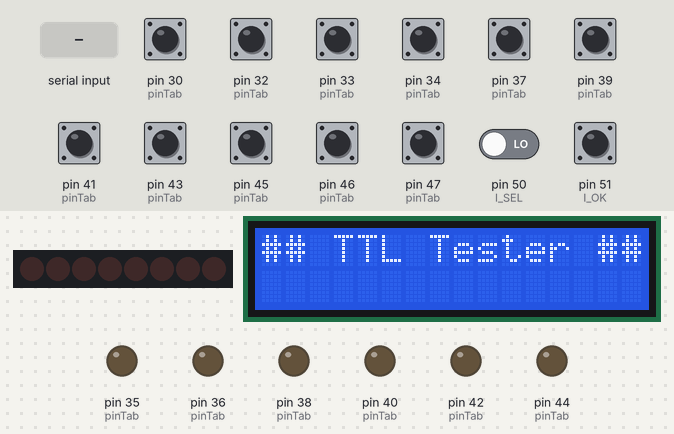
Bench run of a sketch on a simulated Arduino Mega 2560, built with avr-gcc and run on an emulated ATmega2560. Parts: 8 shift-register outputs drawn as a row of LEDs (first output left, lit = HIGH), 16×2 character LCD, output pins drawn as LEDs (lit = HIGH). Wiring (inferred from the names in the program): shift register (74HC595): data pin 31; shift clock pin 49. Wiring (inferred from the signals the program sends): row of LEDs: on Q0, Q1, Q2, Q3, Q4, Q5, Q6, Q7. The inputs (shaded band) are chosen by the test bench; at power-on: pin 30 (pinTab), pin 32 (pinTab), pin 33 (pinTab), pin 34 (pinTab), pin 37 (pinTab), pin 39 (pinTab), pin 41 (pinTab), pin 43 (pinTab), pin 45 (pinTab), pin 46 (pinTab), pin 47 (pinTab) HIGH, pin 50 (I_SEL), pin 51 (I_OK) LOW. Pins used as bus, display or sensor lines are not drawn; what the sketch prints to the serial monitor is not drawn.

Above: at 1.2 s.
1.3 s: pin 51 (I_OK) pulled HIGH for 0.15 s
At 2.7 s:
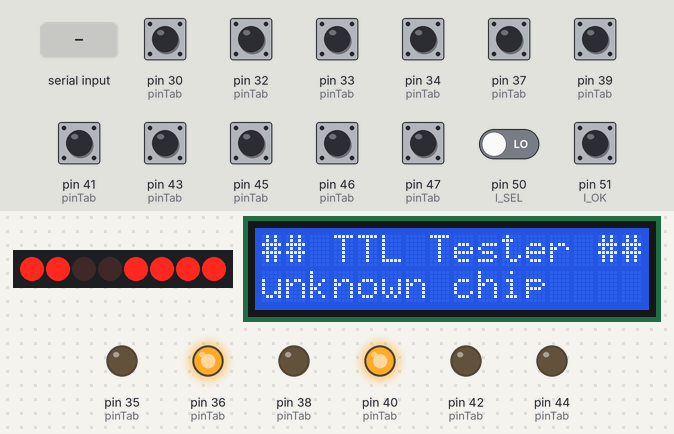
3.0 s: "<l>" received over Serial
5.5 s: "l\n" received over Serial
Timing chart, 0 to 8.5 s (numbered marks = the images above; inputs shaded):
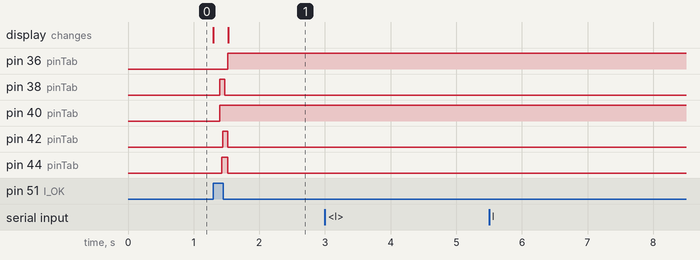

Measured:
- after the input at 1.3 s, pin 36 (pinTab): LOW → HIGH after 0.22 s; pin 38 (pinTab): LOW → HIGH after 0.10 s, → LOW 0.08 s later
- after the input at 3.0 s, every drawn part: stays the same
- after the input at 5.5 s, every drawn part: stays the same

The sketch:

DRAM-Tester-06.ino
```cpp
/*
  Code für DRAM Tester - by Slabbi
  C 2020 - Thomas Winkler


  The circuit:
 * LCD RS pin to digital pin D13
 * LCD Enable pin to digital pin D14
 * LCD D4 pin to digital pin A3
 * LCD D5 pin to digital pin A2
 * LCD D6 pin to digital pin A1
 * LCD D7 pin to digital pin A0
 * LCD R/W pin to ground
 * LCD VSS pin to ground
 * LCD VCC pin to 5V


well tested chips:
14pin: 7400,7402,7408,7410,7414,7421,7430,7432,7474,7486,74125,74126,
       74164,
  (7404,7405  -> 7414)
  (74132 -> 7400)
16pin: 74138,74139,74157,74163,74165,74595
20pin: 74541,74573


*/

//
// IO definitions
//
#define O_POWER         52
#define I_SEL           50
#define I_OK            51


// size of chip (pins)
#define PINS            20
const int pinTab[] = {49,47,45,43,41,39,37,35,33,31,  30,32,34,36,38,40,42,44,46,-1};


#define DEBUG           0

//
// TEST SEQUENZ definitions
//
#define  TEST_SEQUENZ(p)     if(test_seq(p)) return 0
#define  PLAY_SEQUENZ(p)     play_seq(p)
typedef struct {
  char*     cmd;
  uint32_t  expected;
} probe_t;


// ============ TTL probes ============
probe_t p7400[] = {
  "7400: 4x NAND", 0,
  "HH-HH-L-HH-HH+", 0x3B1Bl,
  "LL-LL-L-LL-LL+", 0x24A4l,
  "HH-LL-L-HH-LL+", 0x2723l,
  "HL-LH-L-LL-HH+", 0x38B5L,
  "LL-HH-L-LH-HL+", 0x2E9Cl,
  "LH-HL-L-HL-LH+", 0x35AEl,
  NULL
};
probe_t p7402[] = {
  "7402: 4x NOR", 0,
  "-HH-HHLHH-HH-+", 0x2DB6,
  "-LL-HHLLL-LL-+", 0x3231,
  "-HL-LLLHL-HL-+", 0x248A,
  "-LH-HLLLH-LH-+", 0x2914,
  "-LL-LHLLL-LL-+", 0x3221,
  NULL
};
probe_t p7408[] = {
  "7408: 4x AND", 0,
  "HH-HH-L-HH-HH+", 0x3FBF,
  "LL-LL-L-LL-LL+", 0x2000,
  "HL-LL-L-HH-LH+", 0x3381,
  "LH-LH-L-LH-HL+", 0x2A12,
  "LL-HL-L-HL-HH+", 0x3D08,
  NULL
};
probe_t p7410[] = {
  "7410: 3x NAND3", 0,
  "HHHHH-L-HHH-H+", 0x371F,
  "HLHHL-L-HHL-H+", 0x3BAD,
  "LHHLH-L-HLH-H+", 0x3DB6,
  "HHLHH-L-LHH-L+", 0x2EBB,
  "LLLHL-L-HLL-L+", 0x29A8,
  NULL
};
probe_t p7414[] = {
  "7414: 6 Inverter", 0,          // same as 7404,7405,7406
  "H-H-L-L-L-L-H+",0x32A5,
  "L-L-L-L-L-L-L+",0x2AAA,
  "H-L-H-L-L-H-H+",0x3499,
  "L-H-H-L-H-H-L+",0x2D16,
  "H-H-H-L-H-H-H+",0x3515,
  NULL
};
probe_t p7421[] = {
  "7421: 2x AND4", 0,
  "HH-HH-L-HH-HH+", 0x3FBF,
  "LH-HH-L-HH-HL+", 0x2F1E,
  "HL-HH-L-HH-LH+", 0x371D,
  "HH-LH-L-HL-HH+", 0x3D17,
  "HH-HL-L-LH-HH+", 0x3E0F,
  "LL-LL-L-HL-LH+", 0x3504,
  NULL
};
probe_t p7430[] = {
  "7430: NAND-8", 0,
  "HHHHHHL-llHHl+", 0x3F3F,
  "HHHHHLL-llHHl+", 0x3F9F,
  "HHHHLHL-llHHl+", 0x3FAF,
  "HHHLHHL-llHHl+", 0x3FB7,
  "HHLHHHL-llHHl+", 0x3FBB,
  "HLHHHHL-llHHl+", 0x3FBD,
  "LHHHHHL-llHHl+", 0x3FBE,
  "HHHHHHL-llLHl+", 0x3BBF,
  "HHHHHHL-llHLl+", 0x37BF,
  NULL
};
probe_t p7432[] = {
  "7432: 4x OR", 0,
  "!LLlLL-L-HH-LH+", 0x3780,
  "!HLlLL-L-HH-LH+", 0x3785,
  "HL-LL-L-HH-LH+", 0x3785,
  "LH-LH-L-LH-HL+", 0x2EB6,
  "LL-HL-L-HL-HH+", 0x3DA8,
  "LL-LL-L-LL-LL+", 0x2000,
  "HH-HH-L-HH-HH+", 0x3FBF,
  NULL
};
probe_t p7474[] = {
  "7474:2xD-FlipFlop", 0,
  "Lhhh--L--Lhhh+", 0x3D2E,
  "!hhhL--L--hhhL+", 0x2E97,
  "!hhhh--L--hhhh+", 0x3E9F,
  "!hhLh--L--hLhh+", 0x3A9B,
  "!hhHh--L--hHhh+", 0x3F1F,
  "!hLHh--L--hHLh+", 0x371D,
  "!hLLh--L--hLLh+", 0x3319,
  "!hLHh--L--hHLh+", 0x36AD,
  NULL
};
probe_t p7486[] = {
  "7486: 4x ExOR", 0,
  "HH-HH-L-HH-HH+", 0x3B1B,
  "LL-LL-L-LL-LL+", 0x2000,
  "HH-LL-L-HH-LL+", 0x2303,
  "HL-LH-L-LL-HH+", 0x3835,
  "LL-HH-L-LH-HL+", 0x2E98,
  "LH-HL-L-HL-LH+", 0x35AE,
  NULL
};
probe_t p74125[] = {
  "74125:4x3ST-Buffer", 0,
  "!LLlLLlLlHHlLH+", 0x3780,
  "!HLlLL-L-HL-LL+", 0x2181,
  "LL-LH-L-LL-HL+", 0x2C30,
  NULL
};
probe_t p74126[] = {
  "74126:4x3ST-Buffer", 0,
  "!LLlLLlLlHHlLH+", 0x33A4,
  "!HLlLL-L-HL-LL+", 0x25A1,
  "LL-LH-L-LL-HL+", 0x2CB4,
  NULL
};
probe_t p74138[] = {
  "74138:3to8 decoder", 0,
  "HHHLLH-L-------+",0xFF27,
  "LLLLLH-L-------+",0xBF60,
  "HLLLLH-L-------+",0xDF61,
  "LHLLLH-L-------+",0xEF62,
  "LLHLLH-L-------+",0xFB64,
  "HHHHLH-L-------+",0xFF6F,
  "LLLLHH-L-------+",0xFF70,
  "HHHLLL-L-------+",0xFF47,
  NULL
};
probe_t p74139[] = {
  "74139:2x2to4 decoder", 0,
  "LLL----L----HHL+",0xBE70,
  "LHL----L----HLL+",0x9D6A,
  "LLH----L----LHL+",0xAB5C,
  "LHH----L----LLL+",0x873E,
  "HHH----L----LLH+",0xCF7F,
  NULL
};
probe_t p74157[] = {
  "74157:4x Multiplexer", 0,
  "LLH-LH-L-LH-LHL+", 0xAD24l,
  "LLH-LH-L-LH-LHH+", 0xE424l,
  "HLH-LH-L-LH-LHL+", 0xA46Dl,
  "HHL-HL-L-HL-HLL+", 0x9B13l,
  "LHL-LH-L-LH-HLH+", 0xD422l,
  NULL
};
probe_t p74163[] = {
  "74163:4-Bit Counter Synchronous Presettable", 0,
  "?HL-----LL------+", 0x0,
  "!HH-----LL------+", 0xFE7F,
  "?HLLHLH-LL------+", 0x0,
  "!HHLHLH-LL------+", 0x966B,
  "?HLLHLH-LH------+", 0x0,
  "!LLLHLH-LH------+", 0x9768,
  "!LHLHLH-LH------+", 0x836A,
  "!HLLHLHHLHH-----+", 0x8369,
  "!HHLHLHHLHH-----+", 0xA36B,
  "!HLLHLHHLHH-----+", 0xA369,
  "!HLHHLHHLHH-----+", 0xA36D,
  NULL
};
probe_t p74164[] = {
  "74164:8bit shift register serial-in parallel-out", 0,
  "!hh----LLL----+",0x2003,
  "!HH----LLH----+",0x2103,
  "!HH----LHH----+",0x2187,
  "!HH----LLH----+",0x2107,
  "!HH----LHH----+",0x218F,
  "!HH----LLH----+",0x210F,
  "!HH----LHH----+",0x219F,
  "!LH----LLH----+",0x211E,
  "!LH----LHH----+",0x21BA,
  "!HL----LLH----+",0x2139,
  "!HL----LHH----+",0x23B1,
  "!LL----LLH----+",0x2330,
  "!LL----LHH----+",0x27A0,
  "!HH----LLH----+",0x2723,
  "!HH----LHH----+",0x2F87,
  "!HH----LLH----+",0x2F07,
  "!HH----LHH----+",0x3D8F,
  NULL
};
probe_t p74165[] = {
  "74165:8bit shift register parallel-in serial-out", 0,
  "!LLhhhh-L-LhhhhL+",0xBD3C,
  "!LLLHHL-L-LHLLHL+",0xA458,
  "!HLLHHL-L-LHLLHL+",0xA459,
  "!HHLHHL-L-LHLLHL+",0xA51B,
  "!HLLHHL-L-LHLLHL+",0xA519,
  "!HHLHHL-L-LHLLHL+",0xA51B,
  "!HLLHHL-L-LHLLHL+",0xA519,
  "!HLLHHL-L-LHLLHH+",0xE459,
  "!HLLHHL-L-LHLLHL+",0xA459,
  "!HLLHHL-L-LHLLHH+",0xE519,
  "!HLLHHL-L-LHLLHL+",0xA519,
  "!HLLHHL-L-LHLLHH+",0xE459,
  NULL
};
probe_t p74541[] = {
  "74541:Octal buffer/line driver; 3-state", 0,
  "LLhhhhhhhL--------L+",0x9FDFC,
  "LLhLhhhhhL--------L+",0x97DF4,
  "LHLHLLLLLL--------L+",0xA800A,
  "HHLHLLLLLL--------L+",0xBFC0B,
  "HHLHLLLLLL---L--L-L+",0xADC0B,
  "HHLHLLLLLL----LL--H+",0xF3C0B,
  "LhhhhhhhhL--------H+",0xFFDFE,
  "LHLHLHLHLL--------L+",0xAA8AA,
  NULL
};
probe_t p74573[] = {
  "74573:Octal D-type transparent latch; 3-state", 0,
  "LhhLhhhhhLh--------+",0xEFDF6,
  "LhhhhLLhhLh--------+",0xF9D9E,
  "LLLhLhhLLLh--------+",0x96468,
  "HLLhLhhLLLh--------+",0xFFC69,
  "HhhhhhhhhLh--LL-LL-+",0xC9DFF,
  "HLHLHLHLHLh--------+",0xFFD55,
  "!LLHLHLHLHLh--------+",0xAAD54,
  "!LLHLHLHLHLL--------+",0xAA954,
  "LLLLLLLLLLL--------+",0xAA800,
  NULL
};
probe_t p74595[] = {
  "74595:8bit shift register with latch 3-state", 0,
  "?-------L-LLLLh-+",0x0,
  "!-------L-HLHLL-+",0x8A00,       // latch clock!
  "!-------L-HHHLL-+",0x8E00,       // shift clock
  "!-------L-HLHLH-+",0xAA00,
  "!-------L-HHHLH-+",0xAE00,       // shift clock
  "!-------L-HLHLH-+",0xAA00,
  "!-------L-HHHLH-+",0xAE00,       // shift clock
  "!-------L-HLLLH-+",0xA200,
  "!-------L-HHHLH-+",0xEE03,       // shift & latch clock
  "!-------L-HLLLL-+",0xC203,
  "!-------L-HHHLH-+",0xAE07,       // shift & latch clock
  "!-------L-HLLLL-+",0x8207,
  "!-------L-HHHLH-+",0xAE0E,       // shift & latch clock
  "!-------L-HHHHH-+",0xFE7F,
  NULL
};


// include the library code:
#include <LiquidCrystal.h>

// initialize the library by associating any needed LCD interface pin
// with the arduino pin number it is connected to
const int rs = 13, en = 12, d4 = A3, d5 = A2, d6 = A1, d7 = A0;
LiquidCrystal lcd(rs, en, d4, d5, d6, d7);


#define LINE_BUF_SIZE 128   //Maximum input string length
char line[LINE_BUF_SIZE];


// ==================
// setup function
void setup()
{
  pinMode(O_POWER, OUTPUT);
  digitalWrite(O_POWER, HIGH);       // turn off Poewer for Chip

  // set up the LCD's number of columns and rows:
  lcd.begin(16, 2);
  // Print a message to the LCD.
  lcd.print("## TTL Tester ##");

  Serial.begin(115200);
  Serial.println("### TTL Tester ###  (Slabbi Hardware rev 4.1)");

  setZIFin();

  line[0] = 0;
}


// ==================
// write one IO port
void writePin(char cmd, int io)
{
  int pin;

  if((pin = pinTab[io]) < 0)
    cmd = '+';

  switch(cmd)
  {
    case 'l':
      pinMode(pin, INPUT);
      digitalWrite(pin, LOW);
      break;
    case 'h':
      pinMode(pin, INPUT);
      digitalWrite(pin, HIGH);
      break;
    case 'L':
      pinMode(pin, OUTPUT);
      digitalWrite(pin, LOW);
      break;
    case 'H':
      pinMode(pin, OUTPUT);
      digitalWrite(pin, HIGH);
      break;
    case '+':
      break;
    default:
      Serial.print('-');
      pinMode(pin, INPUT);
      digitalWrite(pin, HIGH);
      return;
  }
  Serial.print(cmd);
}


// ==================
// read one IO port
int readPin(int io)
{
  int pin = pinTab[io];
  if(pin < 0 ? 1 : digitalRead(pin))
  {
    Serial.print("1");
    return 1;
  }
  Serial.print("0");
  return 0;
}


// ==================
// write IO ports of ZIF socket
void writeIO(char *cmd, int pins)
{
  uint32_t rc = 0l, b;
  int pin;
  char c;
  char cExp;
  bool f;

  //Serial.println(cmd);
  for(int i=0; i<pins; ++i)
  {
    writePin(*(cmd +i), i);
  }
  for(int i=0; i<pins; ++i)
  {
    writePin(*(cmd +i +pins), PINS -pins +i);
  }
  Serial.println();
}


// ==================
// read IO ports of ZIF socket
uint32_t readIO(int hpins)
{
  uint32_t rc = 0l, b;
  int ii;
  bool f;

  Serial.print("<<< ");
   //for(int i=0, b=1l; i<hpins; ++i, b=(b<<1l))
  for(int i=0; i<hpins; ++i)
  {
    if(readPin(i))
      rc |= (1l << i);
  }
  for(int i=0, ii=PINS-hpins; i<hpins; ++i, ++ii)
  {
    if(readPin(ii))
      rc |= (1l << (i+hpins));
  }
  Serial.print(" -- ");
  Serial.println(rc, 16);
  return rc;
}


// ==================
// set IO ports of ZIF socket
void setZIFin()
{
  // all IO to input mode
  Serial.print("--- ");
  for(int i=0; i<PINS; ++i)
  {
    writePin('-', i);
  }
  Serial.println();
}


// ==================
// set IO ports of ZIF socket
uint32_t setZIF(char *cmd)
{
  uint32_t rc = 0l, b;
  int pin;
  int hpins;
  char c;
  char cExp;
  bool f;

  hpins = strlen(cmd) /2;
/*
  Serial.print("pins: ");
  for(int i=0; i<PINS; ++i)
  {
    pin = pinTab[i];
    Serial.print(pin);
    Serial.print(";");
  }
  Serial.println();
*/

  Serial.print(">>> ");
  writeIO(cmd, hpins);

  rc = readIO(hpins);

  setZIFin();
  return rc;
}


// ==================
// set IO ports of ZIF socket
uint32_t debugZIF(char *cmd)
{
  uint32_t rc = 0l, b;
  int hpins;

  hpins = strlen(cmd) /2;

  Serial.print("!!! ");
  writeIO(cmd, hpins);

  rc = readIO(hpins);
  return rc;
}


// ==================
// send command
uint32_t sendCmd(char *cmd)
{
  if(*cmd == '!')
    return debugZIF(cmd +1);

  if(*cmd == '?')
  {
    debugZIF(cmd +1);
    return 0;
  }

  return setZIF(cmd);
}


// ==================
// test sequence
int found(char *s)
{
    int l = strlen(s);

    lcd.setCursor(0,1);
    lcd.print(s);
    while(l++ <16)
      lcd.print(" ");
    Serial.print("found chip: ");
    Serial.println(s);
    return 0;
}


// ==================
// test sequence
int test_seq(probe_t p[])
{
  uint32_t rc;

  Serial.print("+--+ ");
  Serial.println(p[0].cmd);

  for(int i=1; p[i].cmd != NULL; ++i)
  {
    if((rc = sendCmd(p[i].cmd)) != p[i].expected) return 0;
  }
  found(p[0].cmd);
  return 1;
}
void play_seq(probe_t p[])
{
  uint32_t rc;

  Serial.print("===== test sequence: ");
  Serial.println(p[0].cmd);
  for(int i=1; p[i].cmd != NULL; ++i)
  {
    sendCmd(p[i].cmd);
  }
  Serial.println("=====================");
}


// ==================
// test sequence 14 Pin
int test_chip_14()
{
  uint32_t rc;

  //Serial.println("testing 14 pin chip ...");

  rc = setZIF("hhhhhhLhhhhhh+");
  if(rc == 0x3B1B)    TEST_SEQUENZ(p7400);
  if(rc == 0x2DB6)    TEST_SEQUENZ(p7402);
  if(rc == 0x3FBF)    TEST_SEQUENZ(p7408);
  if(rc == 0x371F)    TEST_SEQUENZ(p7410);
  if(rc == 0x3515)    TEST_SEQUENZ(p7414);  //  if(test_7414()) return 0;
  if(rc == 0x3FBF)    TEST_SEQUENZ(p7421);
  if(rc == 0x3F3F)    TEST_SEQUENZ(p7430);
  if(rc == 0x3FBF)    TEST_SEQUENZ(p7432);
  if(rc == 0x3F1F)    TEST_SEQUENZ(p7474);
  if(rc == 0x3B1B)    TEST_SEQUENZ(p7486);
  if(rc == 0x3FBF)    TEST_SEQUENZ(p74125);
  if(rc == 0x3FBF)    TEST_SEQUENZ(p74126);

  //PLAY_SEQUENZ(p7486);

  return 1;
}

// ==================
// test sequence other
int test_chip_other()
{
  uint32_t rc;
  uint32_t rcLL;
  uint32_t rcHH;

  rc = setZIF("hhhhhhLhhhhhhhh+");      // test 14 pin
  rcHH = setZIF("hhhhhhhLhhhhhhh+");      // FF7F
  if(rcHH == 0xFF7F && rc != 0xFF3F)
  {
    // suppose 14 pin
    if(test_chip_14() == 0) return 0;
  }

  rcLL = setZIF("lllllllLlllllll+");      //

  //if(rc == 0x3B1B)    TEST_SEQUENZ(p7400);
  TEST_SEQUENZ(p74157);
  TEST_SEQUENZ(p74138);
  TEST_SEQUENZ(p74139);
  TEST_SEQUENZ(p74163);
  TEST_SEQUENZ(p74164);
  TEST_SEQUENZ(p74165);
  TEST_SEQUENZ(p74541);
  TEST_SEQUENZ(p74573);
  TEST_SEQUENZ(p74595);

  return 1;
}

// ==================
// test pin size
void test_chip()
{
  lcd.setCursor(0,1);
  lcd.print("testing chip ...");
  Serial.println("testing chip ...");

  //PLAY_SEQUENZ(p74573);
  while(1)
  {
    if(test_chip_other()) break; return;
    if(test_chip_14()) break; return;
    break;
  }

  lcd.setCursor(0,1);
  lcd.print("unknown chip    ");
  Serial.println("-- unknown chip --");
}


// ==================
// read line from serial
//
void read_line(){
    String line_string;

    if(Serial.available()){
        line_string = Serial.readStringUntil("\n");
        if(line_string.length() < LINE_BUF_SIZE)
        {
          int l;
          line_string.toCharArray(line, LINE_BUF_SIZE);
          l = strlen(line);
          if(line[0] == '<')
          {
            readIO(PINS /2);
          }
          else if(l > 14 && (l&1) == 0)
          {
            line[l -1] = 0;
            if(line[0] == '>')
            {
              digitalWrite(O_POWER, LOW);        // turn on Poewer for Chip
              delay(50);
              setZIF(line +1);
              digitalWrite(O_POWER, HIGH);       // turn off Poewer for Chip
            }
            else if(line[0] == '!')
            {
              digitalWrite(O_POWER, LOW);        // turn on Poewer for Chip
              debugZIF(line +1);
            }
            else
              Serial.println("## command starts with '>', '<' or '!'");
          }
          else
          {
            Serial.print("## send command has a length of 15,17,19,21");
            Serial.print(PINS +1);
            Serial.print(" chars!    (has ");
            Serial.print(strlen(line)-1);
            Serial.println(")");
          }
        }
        else{
//          Serial.println("Input string too long.");
        }
    }
}


// ==================
// loop function
void loop()
{
  static byte l_Sel=0;
  static byte l_Ok=0;

  if(digitalRead(I_SEL))
  {
    if(l_Sel == 0)
    {
      l_Sel++;
      lcd.setCursor(0,1);
      lcd.print("-SEL- ");
      Serial.println("SEL Taste");
    }
  }
  else l_Sel = 0;

  if(digitalRead(I_OK))
  {
    if(l_Ok == 0)
    {
      l_Ok++;
      lcd.setCursor(0,1);
      lcd.print("-OK-  ");
      Serial.println("OK Taste");
      digitalWrite(O_POWER, LOW);        // turn on Poewer for Chip
      delay(50);
      test_chip();
      digitalWrite(O_POWER, HIGH);       // turn off Poewer for Chip
    }
  }
  else l_Ok = 0;

  read_line();
}
```
